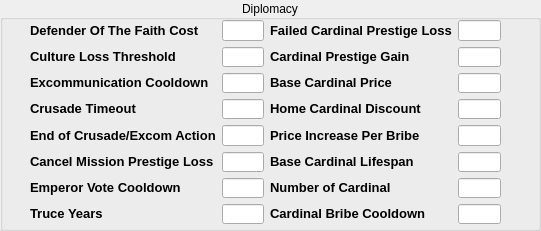
  <widget class="QGroupBox" name="groupBox_5">
   <property name="geometry">
    <rect>
     <x>0</x>
     <y>960</y>
     <width>541</width>
     <height>231</height>
    </rect>
   </property>
   <property name="title">
    <string>Diplomacy</string>
   </property>
   <property name="alignment">
    <set>Qt::AlignCenter</set>
   </property>
   <widget class="QWidget" name="gridLayoutWidget_5">
    <property name="geometry">
     <rect>
      <x>30</x>
      <y>20</y>
      <width>471</width>
      <height>204</height>
     </rect>
    </property>
    <layout class="QGridLayout" name="gridLayout_5">
     <item row="0" column="0">
      <widget class="QLabel" name="label_75">
       <property name="text">
        <string>&lt;!DOCTYPE HTML PUBLIC &quot;-//W3C//DTD HTML 4.0//EN&quot; &quot;http://www.w3.org/TR/REC-html40/strict.dtd&quot;&gt;
&lt;html&gt;&lt;head&gt;&lt;meta name=&quot;qrichtext&quot; content=&quot;1&quot; /&gt;&lt;style type=&quot;text/css&quot;&gt;
p, li { white-space: pre-wrap; }
&lt;/style&gt;&lt;/head&gt;&lt;body style=&quot; font-family:'MS Shell Dlg 2'; font-size:8.25pt; font-weight:400; font-style:normal;&quot;&gt;
&lt;p style=&quot; margin-top:0px; margin-bottom:0px; margin-left:0px; margin-right:0px; -qt-block-indent:0; text-indent:0px;&quot;&gt;&lt;span style=&quot; font-size:10pt; font-weight:600;&quot;&gt;Defender Of The Faith Cost&lt;/span&gt;&lt;/p&gt;&lt;/body&gt;&lt;/html&gt;</string>
       </property>
      </widget>
     </item>
     <item row="0" column="1">
      <widget class="QLineEdit" name="lineEdit_72"/>
     </item>
     <item row="0" column="2">
      <widget class="QLabel" name="label_76">
       <property name="text">
        <string>&lt;!DOCTYPE HTML PUBLIC &quot;-//W3C//DTD HTML 4.0//EN&quot; &quot;http://www.w3.org/TR/REC-html40/strict.dtd&quot;&gt;
&lt;html&gt;&lt;head&gt;&lt;meta name=&quot;qrichtext&quot; content=&quot;1&quot; /&gt;&lt;style type=&quot;text/css&quot;&gt;
p, li { white-space: pre-wrap; }
&lt;/style&gt;&lt;/head&gt;&lt;body style=&quot; font-family:'MS Shell Dlg 2'; font-size:8.25pt; font-weight:400; font-style:normal;&quot;&gt;
&lt;p style=&quot; margin-top:0px; margin-bottom:0px; margin-left:0px; margin-right:0px; -qt-block-indent:0; text-indent:0px;&quot;&gt;&lt;span style=&quot; font-size:10pt; font-weight:600;&quot;&gt;Failed Cardinal Prestige Loss&lt;/span&gt;&lt;/p&gt;&lt;/body&gt;&lt;/html&gt;</string>
       </property>
      </widget>
     </item>
     <item row="0" column="3">
      <widget class="QLineEdit" name="lineEdit_73"/>
     </item>
     <item row="1" column="0">
      <widget class="QLabel" name="label_77">
       <property name="text">
        <string>&lt;!DOCTYPE HTML PUBLIC &quot;-//W3C//DTD HTML 4.0//EN&quot; &quot;http://www.w3.org/TR/REC-html40/strict.dtd&quot;&gt;
&lt;html&gt;&lt;head&gt;&lt;meta name=&quot;qrichtext&quot; content=&quot;1&quot; /&gt;&lt;style type=&quot;text/css&quot;&gt;
p, li { white-space: pre-wrap; }
&lt;/style&gt;&lt;/head&gt;&lt;body style=&quot; font-family:'MS Shell Dlg 2'; font-size:8.25pt; font-weight:400; font-style:normal;&quot;&gt;
&lt;p style=&quot; margin-top:0px; margin-bottom:0px; margin-left:0px; margin-right:0px; -qt-block-indent:0; text-indent:0px;&quot;&gt;&lt;span style=&quot; font-size:10pt; font-weight:600;&quot;&gt;Culture Loss Threshold&lt;/span&gt;&lt;/p&gt;&lt;/body&gt;&lt;/html&gt;</string>
       </property>
      </widget>
     </item>
     <item row="1" column="2">
      <widget class="QLabel" name="label_78">
       <property name="text">
        <string>&lt;!DOCTYPE HTML PUBLIC &quot;-//W3C//DTD HTML 4.0//EN&quot; &quot;http://www.w3.org/TR/REC-html40/strict.dtd&quot;&gt;
&lt;html&gt;&lt;head&gt;&lt;meta name=&quot;qrichtext&quot; content=&quot;1&quot; /&gt;&lt;style type=&quot;text/css&quot;&gt;
p, li { white-space: pre-wrap; }
&lt;/style&gt;&lt;/head&gt;&lt;body style=&quot; font-family:'MS Shell Dlg 2'; font-size:8.25pt; font-weight:400; font-style:normal;&quot;&gt;
&lt;p style=&quot; margin-top:0px; margin-bottom:0px; margin-left:0px; margin-right:0px; -qt-block-indent:0; text-indent:0px;&quot;&gt;&lt;span style=&quot; font-size:10pt; font-weight:600;&quot;&gt;Cardinal Prestige Gain&lt;/span&gt;&lt;/p&gt;&lt;/body&gt;&lt;/html&gt;</string>
       </property>
      </widget>
     </item>
     <item row="1" column="1">
      <widget class="QLineEdit" name="lineEdit_74"/>
     </item>
     <item row="1" column="3">
      <widget class="QLineEdit" name="lineEdit_75"/>
     </item>
     <item row="2" column="1">
      <widget class="QLineEdit" name="lineEdit_76"/>
     </item>
     <item row="2" column="2">
      <widget class="QLabel" name="label_80">
       <property name="text">
        <string>&lt;!DOCTYPE HTML PUBLIC &quot;-//W3C//DTD HTML 4.0//EN&quot; &quot;http://www.w3.org/TR/REC-html40/strict.dtd&quot;&gt;
&lt;html&gt;&lt;head&gt;&lt;meta name=&quot;qrichtext&quot; content=&quot;1&quot; /&gt;&lt;style type=&quot;text/css&quot;&gt;
p, li { white-space: pre-wrap; }
&lt;/style&gt;&lt;/head&gt;&lt;body style=&quot; font-family:'MS Shell Dlg 2'; font-size:8.25pt; font-weight:400; font-style:normal;&quot;&gt;
&lt;p style=&quot; margin-top:0px; margin-bottom:0px; margin-left:0px; margin-right:0px; -qt-block-indent:0; text-indent:0px;&quot;&gt;&lt;span style=&quot; font-size:10pt; font-weight:600;&quot;&gt;Base Cardinal Price&lt;/span&gt;&lt;/p&gt;&lt;/body&gt;&lt;/html&gt;</string>
       </property>
      </widget>
     </item>
     <item row="2" column="3">
      <widget class="QLineEdit" name="lineEdit_77"/>
     </item>
     <item row="3" column="2">
      <widget class="QLabel" name="label_87">
       <property name="text">
        <string>&lt;!DOCTYPE HTML PUBLIC &quot;-//W3C//DTD HTML 4.0//EN&quot; &quot;http://www.w3.org/TR/REC-html40/strict.dtd&quot;&gt;
&lt;html&gt;&lt;head&gt;&lt;meta name=&quot;qrichtext&quot; content=&quot;1&quot; /&gt;&lt;style type=&quot;text/css&quot;&gt;
p, li { white-space: pre-wrap; }
&lt;/style&gt;&lt;/head&gt;&lt;body style=&quot; font-family:'MS Shell Dlg 2'; font-size:8.25pt; font-weight:400; font-style:normal;&quot;&gt;
&lt;p style=&quot; margin-top:0px; margin-bottom:0px; margin-left:0px; margin-right:0px; -qt-block-indent:0; text-indent:0px;&quot;&gt;&lt;span style=&quot; font-size:10pt; font-weight:600;&quot;&gt;Home Cardinal Discount&lt;/span&gt;&lt;/p&gt;&lt;/body&gt;&lt;/html&gt;</string>
       </property>
      </widget>
     </item>
     <item row="3" column="3">
      <widget class="QLineEdit" name="lineEdit_84"/>
     </item>
     <item row="4" column="2">
      <widget class="QLabel" name="label_88">
       <property name="text">
        <string>&lt;!DOCTYPE HTML PUBLIC &quot;-//W3C//DTD HTML 4.0//EN&quot; &quot;http://www.w3.org/TR/REC-html40/strict.dtd&quot;&gt;
&lt;html&gt;&lt;head&gt;&lt;meta name=&quot;qrichtext&quot; content=&quot;1&quot; /&gt;&lt;style type=&quot;text/css&quot;&gt;
p, li { white-space: pre-wrap; }
&lt;/style&gt;&lt;/head&gt;&lt;body style=&quot; font-family:'MS Shell Dlg 2'; font-size:8.25pt; font-weight:400; font-style:normal;&quot;&gt;
&lt;p style=&quot; margin-top:0px; margin-bottom:0px; margin-left:0px; margin-right:0px; -qt-block-indent:0; text-indent:0px;&quot;&gt;&lt;span style=&quot; font-size:10pt; font-weight:600;&quot;&gt;Price Increase Per Bribe&lt;/span&gt;&lt;/p&gt;&lt;/body&gt;&lt;/html&gt;</string>
       </property>
      </widget>
     </item>
     <item row="4" column="3">
      <widget class="QLineEdit" name="lineEdit_85"/>
     </item>
     <item row="5" column="2">
      <widget class="QLabel" name="label_89">
       <property name="text">
        <string>&lt;!DOCTYPE HTML PUBLIC &quot;-//W3C//DTD HTML 4.0//EN&quot; &quot;http://www.w3.org/TR/REC-html40/strict.dtd&quot;&gt;
&lt;html&gt;&lt;head&gt;&lt;meta name=&quot;qrichtext&quot; content=&quot;1&quot; /&gt;&lt;style type=&quot;text/css&quot;&gt;
p, li { white-space: pre-wrap; }
&lt;/style&gt;&lt;/head&gt;&lt;body style=&quot; font-family:'MS Shell Dlg 2'; font-size:8.25pt; font-weight:400; font-style:normal;&quot;&gt;
&lt;p style=&quot; margin-top:0px; margin-bottom:0px; margin-left:0px; margin-right:0px; -qt-block-indent:0; text-indent:0px;&quot;&gt;&lt;span style=&quot; font-size:10pt; font-weight:600;&quot;&gt;Base Cardinal Lifespan&lt;/span&gt;&lt;/p&gt;&lt;/body&gt;&lt;/html&gt;</string>
       </property>
      </widget>
     </item>
     <item row="5" column="3">
      <widget class="QLineEdit" name="lineEdit_86"/>
     </item>
     <item row="6" column="2">
      <widget class="QLabel" name="label_90">
       <property name="text">
        <string>&lt;!DOCTYPE HTML PUBLIC &quot;-//W3C//DTD HTML 4.0//EN&quot; &quot;http://www.w3.org/TR/REC-html40/strict.dtd&quot;&gt;
&lt;html&gt;&lt;head&gt;&lt;meta name=&quot;qrichtext&quot; content=&quot;1&quot; /&gt;&lt;style type=&quot;text/css&quot;&gt;
p, li { white-space: pre-wrap; }
&lt;/style&gt;&lt;/head&gt;&lt;body style=&quot; font-family:'MS Shell Dlg 2'; font-size:8.25pt; font-weight:400; font-style:normal;&quot;&gt;
&lt;p style=&quot; margin-top:0px; margin-bottom:0px; margin-left:0px; margin-right:0px; -qt-block-indent:0; text-indent:0px;&quot;&gt;&lt;span style=&quot; font-size:10pt; font-weight:600;&quot;&gt;Number of Cardinal&lt;/span&gt;&lt;/p&gt;&lt;/body&gt;&lt;/html&gt;</string>
       </property>
      </widget>
     </item>
     <item row="6" column="3">
      <widget class="QLineEdit" name="lineEdit_87"/>
     </item>
     <item row="7" column="2">
      <widget class="QLabel" name="label_91">
       <property name="text">
        <string>&lt;!DOCTYPE HTML PUBLIC &quot;-//W3C//DTD HTML 4.0//EN&quot; &quot;http://www.w3.org/TR/REC-html40/strict.dtd&quot;&gt;
&lt;html&gt;&lt;head&gt;&lt;meta name=&quot;qrichtext&quot; content=&quot;1&quot; /&gt;&lt;style type=&quot;text/css&quot;&gt;
p, li { white-space: pre-wrap; }
&lt;/style&gt;&lt;/head&gt;&lt;body style=&quot; font-family:'MS Shell Dlg 2'; font-size:8.25pt; font-weight:400; font-style:normal;&quot;&gt;
&lt;p style=&quot; margin-top:0px; margin-bottom:0px; margin-left:0px; margin-right:0px; -qt-block-indent:0; text-indent:0px;&quot;&gt;&lt;span style=&quot; font-size:10pt; font-weight:600;&quot;&gt;Cardinal Bribe Cooldown&lt;/span&gt;&lt;/p&gt;&lt;/body&gt;&lt;/html&gt;</string>
       </property>
      </widget>
     </item>
     <item row="7" column="3">
      <widget class="QLineEdit" name="lineEdit_88"/>
     </item>
     <item row="3" column="1">
      <widget class="QLineEdit" name="lineEdit_89"/>
     </item>
     <item row="2" column="0">
      <widget class="QLabel" name="label_92">
       <property name="text">
        <string>&lt;!DOCTYPE HTML PUBLIC &quot;-//W3C//DTD HTML 4.0//EN&quot; &quot;http://www.w3.org/TR/REC-html40/strict.dtd&quot;&gt;
&lt;html&gt;&lt;head&gt;&lt;meta name=&quot;qrichtext&quot; content=&quot;1&quot; /&gt;&lt;style type=&quot;text/css&quot;&gt;
p, li { white-space: pre-wrap; }
&lt;/style&gt;&lt;/head&gt;&lt;body style=&quot; font-family:'MS Shell Dlg 2'; font-size:8.25pt; font-weight:400; font-style:normal;&quot;&gt;
&lt;p style=&quot; margin-top:0px; margin-bottom:0px; margin-left:0px; margin-right:0px; -qt-block-indent:0; text-indent:0px;&quot;&gt;&lt;span style=&quot; font-size:10pt; font-weight:600;&quot;&gt;Excommunication Cooldown&lt;/span&gt;&lt;/p&gt;&lt;/body&gt;&lt;/html&gt;</string>
       </property>
      </widget>
     </item>
     <item row="3" column="0">
      <widget class="QLabel" name="label_79">
       <property name="text">
        <string>&lt;!DOCTYPE HTML PUBLIC &quot;-//W3C//DTD HTML 4.0//EN&quot; &quot;http://www.w3.org/TR/REC-html40/strict.dtd&quot;&gt;
&lt;html&gt;&lt;head&gt;&lt;meta name=&quot;qrichtext&quot; content=&quot;1&quot; /&gt;&lt;style type=&quot;text/css&quot;&gt;
p, li { white-space: pre-wrap; }
&lt;/style&gt;&lt;/head&gt;&lt;body style=&quot; font-family:'MS Shell Dlg 2'; font-size:8.25pt; font-weight:400; font-style:normal;&quot;&gt;
&lt;p style=&quot; margin-top:0px; margin-bottom:0px; margin-left:0px; margin-right:0px; -qt-block-indent:0; text-indent:0px;&quot;&gt;&lt;span style=&quot; font-size:10pt; font-weight:600;&quot;&gt;Crusade Timeout&lt;/span&gt;&lt;/p&gt;&lt;/body&gt;&lt;/html&gt;</string>
       </property>
      </widget>
     </item>
     <item row="4" column="0">
      <widget class="QLabel" name="label_93">
       <property name="text">
        <string>&lt;!DOCTYPE HTML PUBLIC &quot;-//W3C//DTD HTML 4.0//EN&quot; &quot;http://www.w3.org/TR/REC-html40/strict.dtd&quot;&gt;
&lt;html&gt;&lt;head&gt;&lt;meta name=&quot;qrichtext&quot; content=&quot;1&quot; /&gt;&lt;style type=&quot;text/css&quot;&gt;
p, li { white-space: pre-wrap; }
&lt;/style&gt;&lt;/head&gt;&lt;body style=&quot; font-family:'MS Shell Dlg 2'; font-size:8.25pt; font-weight:400; font-style:normal;&quot;&gt;
&lt;p style=&quot; margin-top:0px; margin-bottom:0px; margin-left:0px; margin-right:0px; -qt-block-indent:0; text-indent:0px;&quot;&gt;&lt;span style=&quot; font-size:10pt; font-weight:600;&quot;&gt;End of Crusade/Excom Action&lt;/span&gt;&lt;/p&gt;&lt;/body&gt;&lt;/html&gt;</string>
       </property>
      </widget>
     </item>
     <item row="4" column="1">
      <widget class="QLineEdit" name="lineEdit_90"/>
     </item>
     <item row="5" column="0">
      <widget class="QLabel" name="label_94">
       <property name="text">
        <string>&lt;!DOCTYPE HTML PUBLIC &quot;-//W3C//DTD HTML 4.0//EN&quot; &quot;http://www.w3.org/TR/REC-html40/strict.dtd&quot;&gt;
&lt;html&gt;&lt;head&gt;&lt;meta name=&quot;qrichtext&quot; content=&quot;1&quot; /&gt;&lt;style type=&quot;text/css&quot;&gt;
p, li { white-space: pre-wrap; }
&lt;/style&gt;&lt;/head&gt;&lt;body style=&quot; font-family:'MS Shell Dlg 2'; font-size:8.25pt; font-weight:400; font-style:normal;&quot;&gt;
&lt;p style=&quot; margin-top:0px; margin-bottom:0px; margin-left:0px; margin-right:0px; -qt-block-indent:0; text-indent:0px;&quot;&gt;&lt;span style=&quot; font-size:10pt; font-weight:600;&quot;&gt;Cancel Mission Prestige Loss&lt;/span&gt;&lt;/p&gt;&lt;/body&gt;&lt;/html&gt;</string>
       </property>
      </widget>
     </item>
     <item row="5" column="1">
      <widget class="QLineEdit" name="lineEdit_91"/>
     </item>
     <item row="6" column="0">
      <widget class="QLabel" name="label_95">
       <property name="text">
        <string>&lt;!DOCTYPE HTML PUBLIC &quot;-//W3C//DTD HTML 4.0//EN&quot; &quot;http://www.w3.org/TR/REC-html40/strict.dtd&quot;&gt;
&lt;html&gt;&lt;head&gt;&lt;meta name=&quot;qrichtext&quot; content=&quot;1&quot; /&gt;&lt;style type=&quot;text/css&quot;&gt;
p, li { white-space: pre-wrap; }
&lt;/style&gt;&lt;/head&gt;&lt;body style=&quot; font-family:'MS Shell Dlg 2'; font-size:8.25pt; font-weight:400; font-style:normal;&quot;&gt;
&lt;p style=&quot; margin-top:0px; margin-bottom:0px; margin-left:0px; margin-right:0px; -qt-block-indent:0; text-indent:0px;&quot;&gt;&lt;span style=&quot; font-size:10pt; font-weight:600;&quot;&gt;Emperor Vote Cooldown&lt;/span&gt;&lt;/p&gt;&lt;/body&gt;&lt;/html&gt;</string>
       </property>
      </widget>
     </item>
     <item row="6" column="1">
      <widget class="QLineEdit" name="lineEdit_92"/>
     </item>
     <item row="7" column="0">
      <widget class="QLabel" name="label_96">
       <property name="text">
        <string>&lt;!DOCTYPE HTML PUBLIC &quot;-//W3C//DTD HTML 4.0//EN&quot; &quot;http://www.w3.org/TR/REC-html40/strict.dtd&quot;&gt;
&lt;html&gt;&lt;head&gt;&lt;meta name=&quot;qrichtext&quot; content=&quot;1&quot; /&gt;&lt;style type=&quot;text/css&quot;&gt;
p, li { white-space: pre-wrap; }
&lt;/style&gt;&lt;/head&gt;&lt;body style=&quot; font-family:'MS Shell Dlg 2'; font-size:8.25pt; font-weight:400; font-style:normal;&quot;&gt;
&lt;p style=&quot; margin-top:0px; margin-bottom:0px; margin-left:0px; margin-right:0px; -qt-block-indent:0; text-indent:0px;&quot;&gt;&lt;span style=&quot; font-size:10pt; font-weight:600;&quot;&gt;Truce Years&lt;/span&gt;&lt;/p&gt;&lt;/body&gt;&lt;/html&gt;</string>
       </property>
      </widget>
     </item>
     <item row="7" column="1">
      <widget class="QLineEdit" name="lineEdit_93"/>
     </item>
    </layout>
   </widget>
  </widget>
